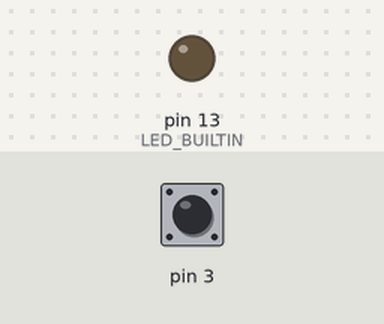
The sketch below on a simulated Arduino Uno, built with avr-gcc and run on an emulated ATmega328P. On the bench: output pins drawn as LEDs (lit = HIGH). The inputs (shaded band) are chosen by the test bench; at power-on: pin 3 HIGH.

Above: at 1.2 s.
1.3 s: pin 3 pulled LOW for 0.15 s
At 1.37 s:
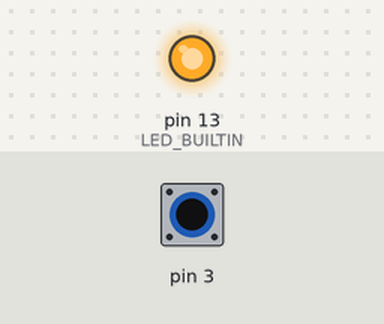
2.9 s: pin 3 pulled LOW for 3.2 s
At 7.3 s:
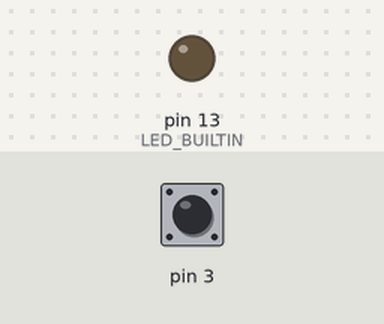
Timing chart, 0 to 8.8 s (numbered marks = the images above; inputs shaded):
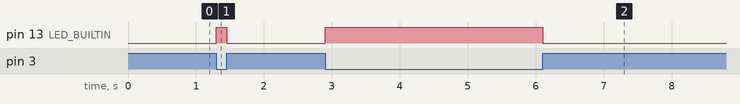

The sketch:

K05_2_dig_Eingaenge.ino
```cpp
void setup() {
  pinMode(LED_BUILTIN, OUTPUT);
  pinMode(3, INPUT_PULLUP);
}

void loop() {
  if(digitalRead(3) == false)
    digitalWrite(LED_BUILTIN, HIGH);
  else
    digitalWrite(LED_BUILTIN, LOW);
}
```

Measured:
- after the input at 1.3 s, pin 13 (LED_BUILTIN): LOW → HIGH at once, → LOW 0.15 s later
- after the input at 2.9 s, pin 13 (LED_BUILTIN): LOW → HIGH at once, → LOW 3.2 s later
